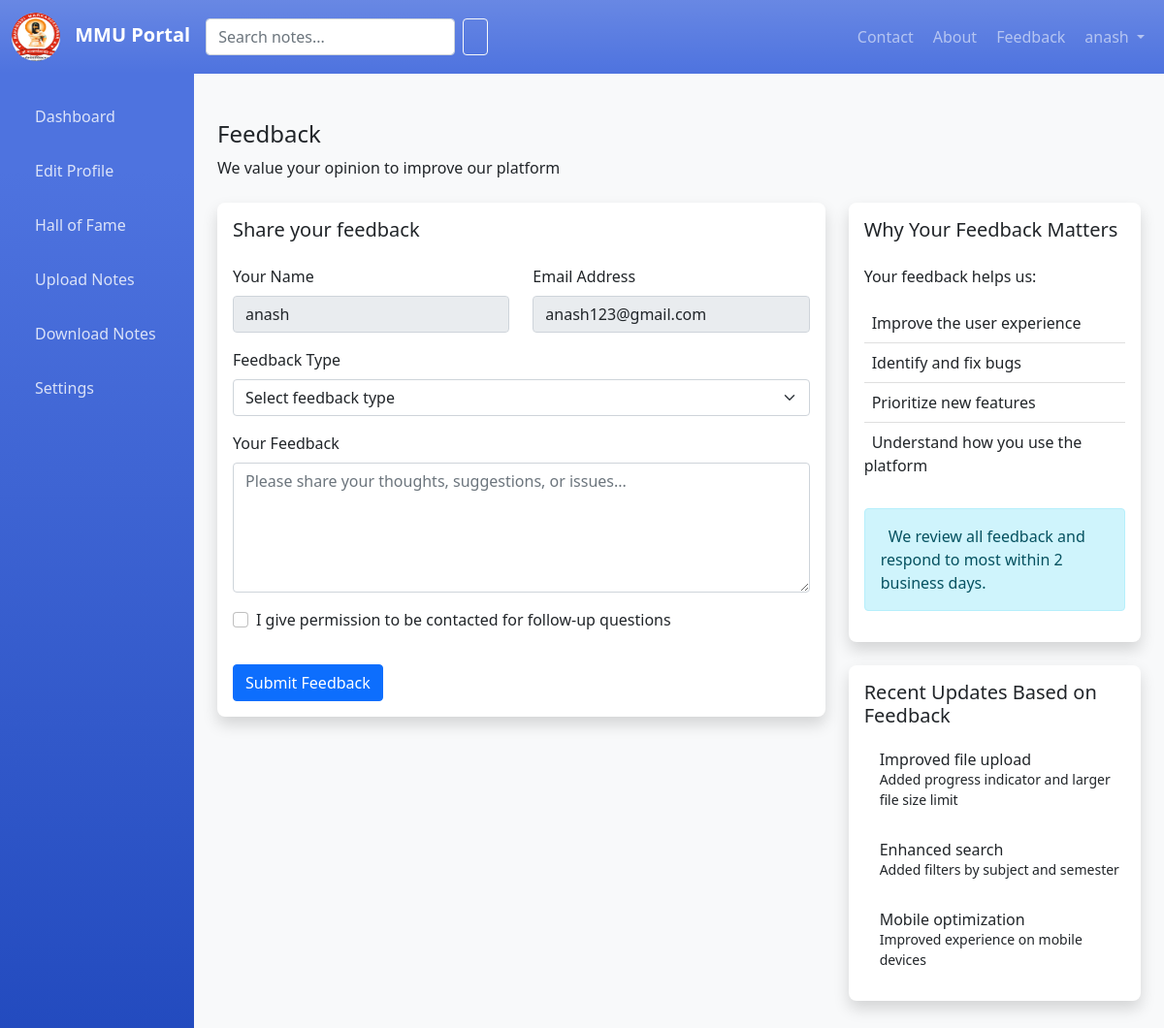
/feedback/ (signed in), run on the app's committed database.
### accounts/models.py (models this page shows, shortened)
class CustomUser(AbstractUser):
    USER_TYPE_CHOICES = (
        ('student', 'Student'),
        ('admin', 'Admin'),
    )
    user_type = models.CharField(max_length=10, choices=USER_TYPE_CHOICES, default='student')
    avatar = models.ImageField(upload_to='avatars/', null=True, blank=True)
    is_approved = models.BooleanField(default=False)
    class Meta:
        swappable = 'AUTH_USER_MODEL'

### accounts/views.py (the view)
# urls.py: path('feedback/', views.feedback_page, name='feedback'),
def feedback_page(request):
    if request.method == 'POST':
        messages.success(request, 'Thank you for your feedback! We appreciate your input.')
        return redirect('feedback')
    return render(request, 'pages/feedback.html')

### templates/pages/feedback.html (shortened to what this page needs)
{% extends 'base.html' %}
{% block content %}
<div class="d-flex justify-content-between flex-wrap flex-md-nowrap align-items-center py-4">
    <div class="d-block mb-4 mb-md-0">
        <h2 class="h4">Feedback</h2>
        <p class="mb-0">We value your opinion to improve our platform</p>
    </div>
</div>
<div class="row">
    <div class="col-12 col-xl-8">
        <div class="card card-body border-0 shadow mb-4">
            <h2 class="h5 mb-4">Share your feedback</h2>
            <form method="post">
                <div class="row">
                    <div class="col-md-6 mb-3">
                        <label for="name" class="form-label">Your Name</label>
                        <input type="text" class="form-control" id="name" name="name"
                               value="{% if user.is_authenticated %}{{ user.username }}{% endif %}"
                               {% if user.is_authenticated %}readonly{% else %}required{% endif %}>
                    </div>
                    <div class="col-md-6 mb-3">
                        <label for="email" class="form-label">Email Address</label>
                        <input type="email" class="form-control" id="email" name="email"
                               value="{% if user.is_authenticated %}{{ user.email }}{% endif %}"
                               {% if user.is_authenticated %}readonly{% else %}required{% endif %}>
                    </div>
                </div>
                <div class="row">
                    <div class="col-md-12 mb-3">
                        <label for="feedback_type" class="form-label">Feedback Type</label>
                        <select class="form-select" id="feedback_type" name="feedback_type" required>
                            <option value="" selected disabled>Select feedback type</option>
                        </select>
                    </div>
                </div>
                <div class="row">
                    <div class="col-md-12 mb-3">
                        <label for="message" class="form-label">Your Feedback</label>
                        <textarea class="form-control" id="message" name="message" rows="5"
                                  placeholder="Please share your thoughts, suggestions, or issues..." required></textarea>
                    </div>
                </div>
                <div class="row">
                    <div class="col-md-12 mb-3">
                        <div class="form-check">
                            <input class="form-check-input" type="checkbox" id="contact_permission" name="contact_permission">
                            <label class="form-check-label" for="contact_permission">
                                I give permission to be contacted for follow-up questions
                            </label>
                        </div>
                    </div>
                </div>
                <div class="mt-3">
                    <button type="submit" class="btn btn-primary">Submit Feedback</button>
                </div>
            </form>
        </div>
    </div>
    <div class="col-12 col-xl-4">
        <div class="card card-body border-0 shadow">
            <h2 class="h5 mb-4">Why Your Feedback Matters</h2>
            <p>Your feedback helps us:</p>
            <ul class="list-group list-group-flush">
                <li class="list-group-item px-0 py-2">
                     Improve the user experience
                </li>
                <li class="list-group-item px-0 py-2">
                     Identify and fix bugs
                </li>
                <li class="list-group-item px-0 py-2">
                     Prioritize new features
                </li>
                <li class="list-group-item px-0 py-2">
                     Understand how you use the platform
                </li>
            </ul>
            <div class="alert alert-info mt-4">
                 We review all feedback and respond to most within 2 business days.
            </div>
        </div>
        <div class="card card-body border-0 shadow mt-4">
            <h2 class="h5 mb-4">Recent Updates Based on Feedback</h2>
            <div class="d-flex">
                <div>
                    <h6 class="mb-0">Improved file upload</h6>
                    <p class="text-gray-700 small">Added progress indicator and larger file size limit</p>
                </div>
            </div>
            <div class="d-flex mt-3">
                <div>
                    <h6 class="mb-0">Enhanced search</h6>
                    <p class="text-gray-700 small">Added filters by subject and semester</p>
                </div>
            </div>
            <div class="d-flex mt-3">
                <div>
                    <h6 class="mb-0">Mobile optimization</h6>
                    <p class="text-gray-700 small">Improved experience on mobile devices</p>
                </div>
            </div>
        </div>
    </div>
</div>
{% endblock %}

### templates/base.html (shortened to what this page needs)
<!DOCTYPE html>
<html lang="en">
<head>
    <link href="https://cdn.jsdelivr.net/npm/bootstrap@5.1.3/dist/css/bootstrap.min.css" rel="stylesheet">
    <link rel="stylesheet" href="https://cdnjs.cloudflare.com/ajax/libs/font-awesome@6.0.0/css/all.min.css">
</head>
<body>
    <nav class="navbar navbar-expand-lg navbar-dark bg-gradient" style="background: #4e73df;">
        <div class="container-fluid">
            <a class="navbar-brand" href="{% if user.is_authenticated %}{% if user.user_type == 'admin' %}{% url 'admin_dashboard' %}{% else %}{% url 'student_dashboard' %}{% endif %}{% else %}{% url 'login' %}{% endif %}">
                {% load static %}
                <img src="{% static 'mmdu.jpg' %}" alt="MMU Logo" class="logo rounded-circle">
                MMU Portal
            </a>
            <div class="collapse navbar-collapse" id="navbarNav">
                {% if user.is_authenticated %}
                <form class="d-flex search-form me-3" action="{% url 'download_notes' %}" method="get">
                    <input class="form-control me-2" type="search" placeholder="Search notes..." aria-label="Search" name="q">
                    <button class="btn btn-outline-light" type="submit">
                    </button>
                </form>
                {% endif %}
                <ul class="navbar-nav ms-auto">
                    <li class="nav-item">
                        <a class="nav-link" href="{% url 'contact' %}"> Contact</a>
                    </li>
                    <li class="nav-item">
                        <a class="nav-link" href="{% url 'about' %}"> About</a>
                    </li>
                    <li class="nav-item">
                        <a class="nav-link" href="{% url 'feedback' %}"> Feedback</a>
                    </li>
                    {% if user.is_authenticated %}
                    <li class="nav-item dropdown">
                        <a class="nav-link dropdown-toggle" href="#" id="navbarDropdown" role="button" data-bs-toggle="dropdown">
                            {{ user.username }}
                        </a>
                    </li>
                    {% endif %}
                </ul>
            </div>
        </div>
    </nav>
    <div class="container-fluid">
        <div class="row">
            {% if user.is_authenticated and user.user_type == 'student' %}
            <div class="col-md-3 col-lg-2 sidebar d-md-block">
                <div class="position-sticky pt-3">
                    <ul class="nav flex-column">
                        <li class="nav-item">
                            <a class="nav-link {% if request.resolver_match.url_name == 'student_dashboard' %}active{% endif %}" href="{% url 'student_dashboard' %}">
                                 Dashboard
                            </a>
                        </li>
                        <li class="nav-item">
                            <a class="nav-link {% if request.resolver_match.url_name == 'edit_profile' %}active{% endif %}" href="{% url 'edit_profile' %}">
                                 Edit Profile
                            </a>
                        </li>
                        <li class="nav-item">
                            <a class="nav-link {% if request.resolver_match.url_name == 'hall_of_fame' %}active{% endif %}" href="{% url 'hall_of_fame' %}">
                                 Hall of Fame
                            </a>
                        </li>
                        <li class="nav-item">
                            <a class="nav-link {% if request.resolver_match.url_name == 'upload_notes' %}active{% endif %}" href="{% url 'upload_notes' %}">
                                 Upload Notes
                            </a>
                        </li>
                        <li class="nav-item">
                            <a class="nav-link {% if request.resolver_match.url_name == 'download_notes' %}active{% endif %}" href="{% url 'download_notes' %}">
                                 Download Notes
                            </a>
                        </li>
                        <li class="nav-item">
                            <a class="nav-link {% if request.resolver_match.url_name == 'settings' %}active{% endif %}" href="{% url 'settings' %}">
                                 Settings
                            </a>
                        </li>
                    </ul>
                </div>
            </div>
            {% endif %}
            <main class="{% if user.is_authenticated and user.user_type == 'student' %}col-md-9 ms-sm-auto col-lg-10{% else %}col-12{% endif %} px-md-4 py-4">
                {% block content %}
                {% endblock %}
            </main>
        </div>
    </div>
</body>
</html>

### templates/base.html (style rules this page uses)
body { background-color: #f8f9fa; }
.navbar-brand { font-weight: bold; }
.sidebar { min-height: calc(100vh - 56px); background: #4e73df; background: linear-gradient(180deg, #4e73df 10%, #224abe 100%); }
.sidebar .nav-link { color: rgba(255, 255, 255, 0.8); padding: 1rem; }
.card { border-radius: 8px; box-shadow: 0 0.15rem 1.75rem 0 rgba(58, 59, 69, 0.15); margin-bottom: 1.5rem; }
.logo { width: 50px; height: 50px; margin-right: 10px; }
.search-form { max-width: 300px; }

### data on the page
CustomUser: username "anash", name "anash", email "anash123@gmail.com"
